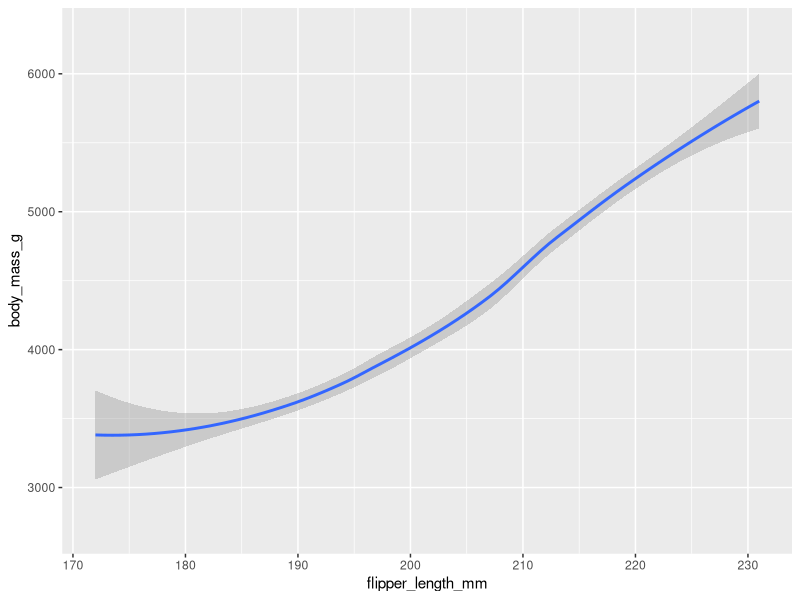

This chart was generated by the following R code:
## ---- chunk 1
library(tidyverse)
library(palmerpenguins)
penguins = na.omit(penguins)
#data(package = 'palmerpenguins')
knitr::opts_chunk$set(echo = TRUE)
knitr::opts_chunk$set(fig.dim=c(4.8, 4.5), fig.retina=2, out.width="100%")
## ---- chunk 2

## ---- chunk 3

## ---- chunk 4

## ---- chunk 5
aes(x = flipper_length_mm, 
    y = body_mass_g,
    colour = species)
## ---- chunk 6

## ---- chunk 7

## ---- chunk 8

## ---- chunk 9
ggplot(data = penguins) +
  aes(x = flipper_length_mm,
      y = body_mass_g) +
  geom_point(alpha=0) +
  geom_smooth()
## ---- chunk 10

## ---- chunk 11

## ---- chunk 12

## ---- chunk 13

## ---- chunk 14

